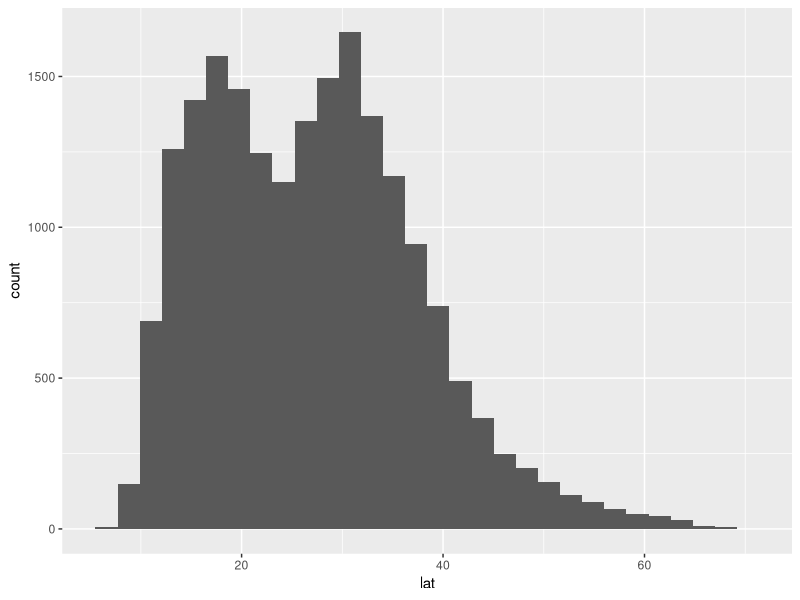
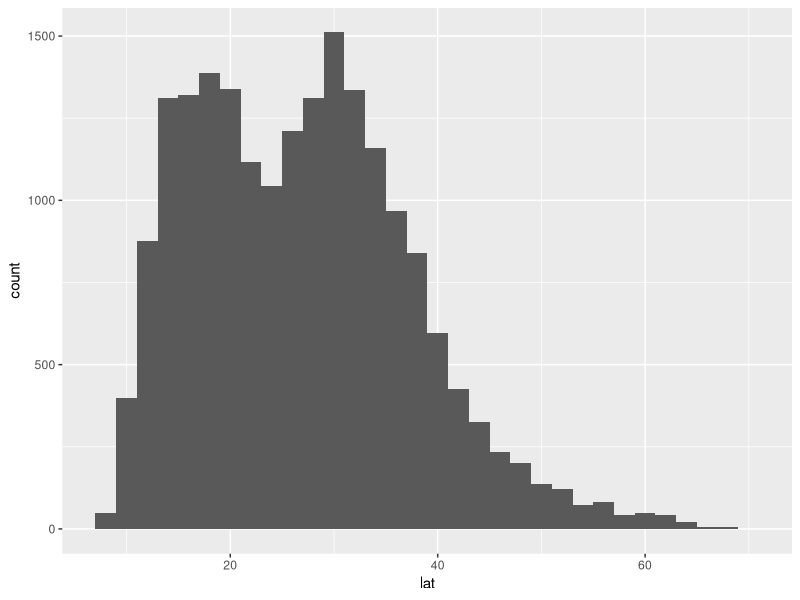
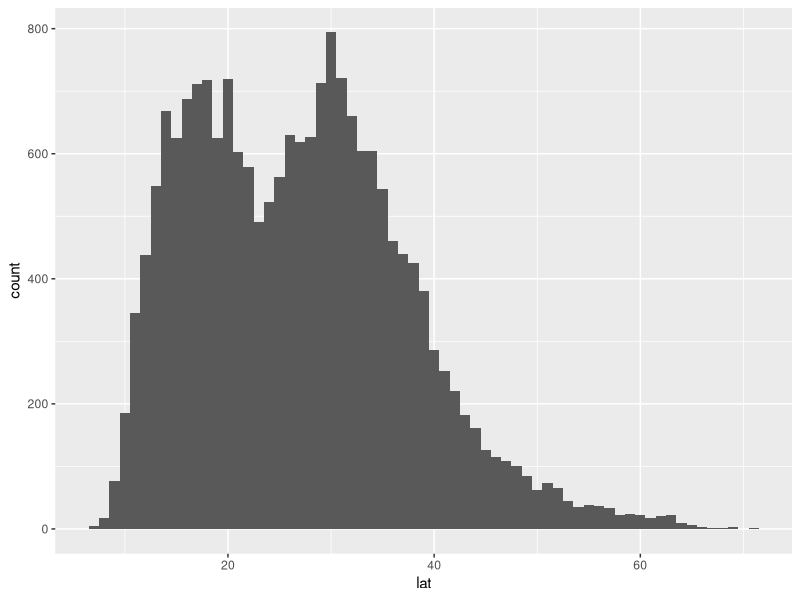
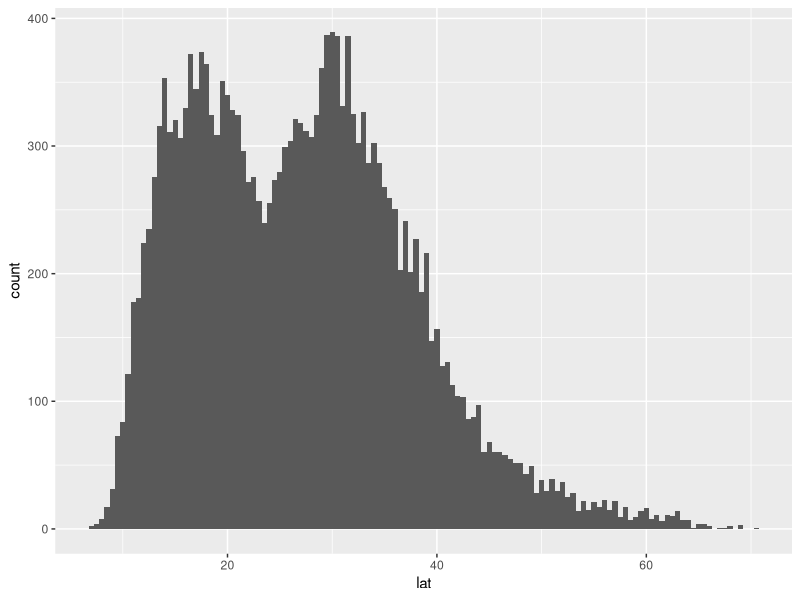
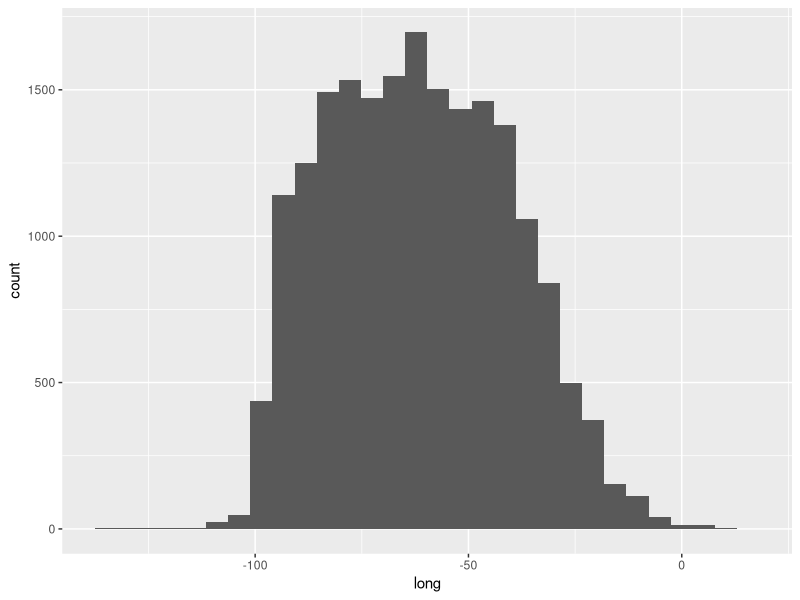
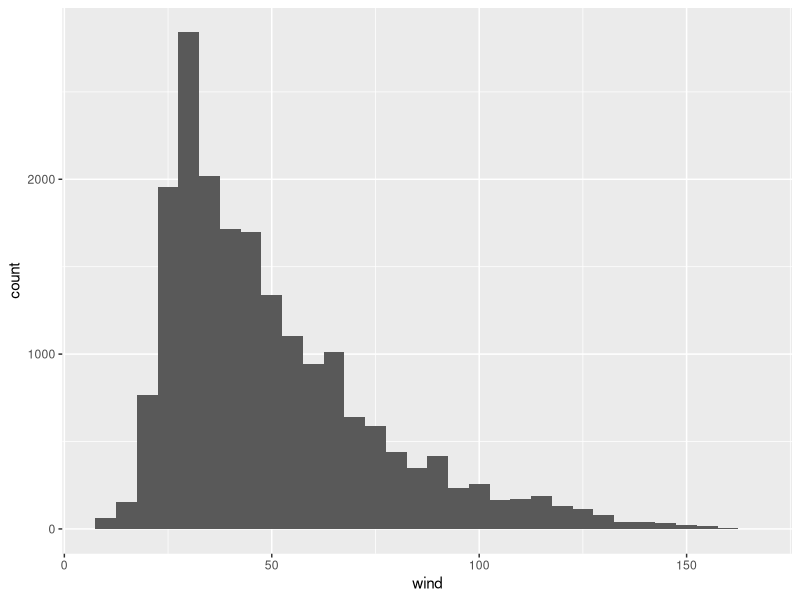
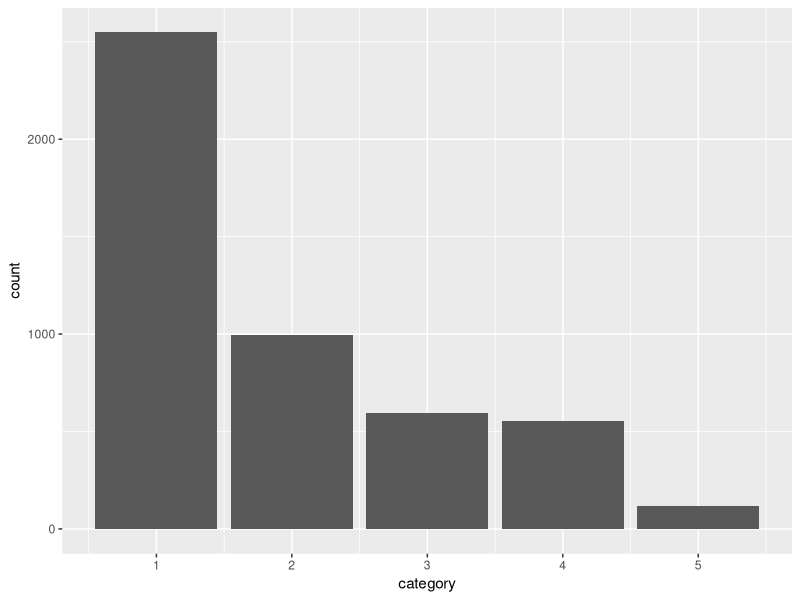
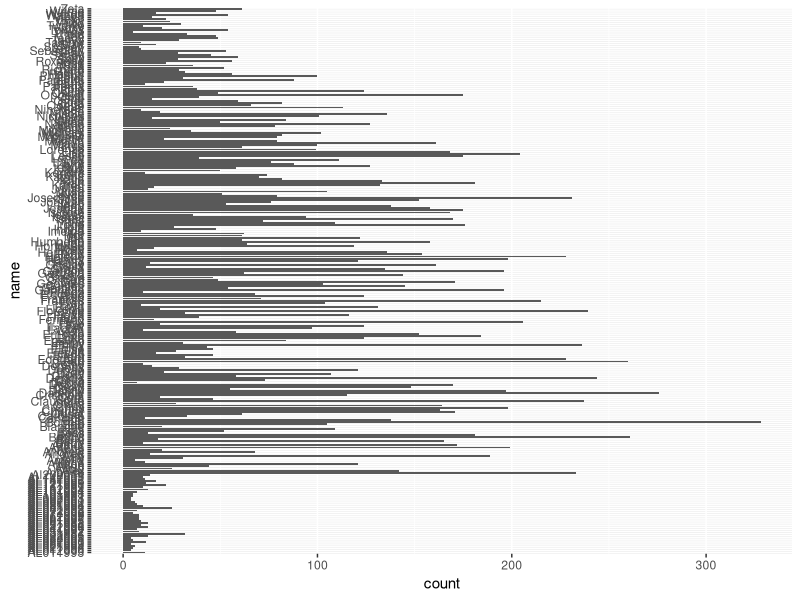

These figures' R source, in order: (Note: this script raises an error after producing the figures.)
## ---- chunk 1
library(tidyverse)

# frequency of latitude observations:
ggplot(data=storms) +
  geom_histogram(mapping=aes(x=lat))

# set binwidth, using same units as data:
ggplot(data=storms) +
  geom_histogram(mapping=aes(x=lat), binwidth=2.0)
ggplot(data=storms) +
  geom_histogram(mapping=aes(x=lat), binwidth=1.0)
ggplot(data=storms) +
  geom_histogram(mapping=aes(x=lat), binwidth=0.5)

ggplot(data=storms) +
  geom_histogram(mapping=aes(x=long))   # longitude

ggplot(data=storms) +
  geom_histogram(mapping=aes(x=wind), binwidth=5)   # wind
## ---- chunk 2
# a count of storm observations in each category (i.e., 1-5 Saffir-Simpson scale)
ggplot(data=storms) +
  geom_bar(mapping=aes(x=category))

# beware that ggplot won't save you from unreasonable plotting:
ggplot(storms) + 
  geom_bar(aes(y=name))

# a more reasonable set to visualize, names of 2005 storms:
storms2005 <- storms %>% filter(year==2005)
ggplot(storms2005) + 
  geom_bar(aes(y=name))
## ---- chunk 3

## ---- chunk 4
# scatter plot of wind and pressure of 2005 storms:
ggplot(data=storms2005) +
  geom_point(mapping=aes(x=wind, y=pressure))

# using transparency for overplotting:
ggplot(data=storms2005) +
  geom_point(mapping=aes(x=wind, y=pressure, alpha=0.1))

# 2d binning:
ggplot(data = storms2005) +
  geom_bin2d(mapping=aes(x=wind, y=pressure))
## ---- chunk 5
# box plot of wind for each category:
ggplot(data=storms) +
  geom_boxplot(mapping=aes(x=category, y=wind))

ggplot(storms) +
  geom_violin(aes(x=category, y=wind))

# pressure distribution for each category:
ggplot(storms) +
  geom_violin(aes(x=category, y=pressure))

ggplot(storms) +
  geom_col(aes(x=year,y=wind),stat="mean")
## ---- chunk 6
ggplot(data=storms2005) +
  geom_point(mapping=aes(x=wind, y=pressure), alpha=0.1)

ggplot(data=storms2005) +
  geom_point(mapping=aes(x=wind, y=pressure, color=category), alpha=0.3)
## ---- chunk 7

## ---- chunk 8
ggplot(data=storms2005) +
  geom_point(mapping=aes(x=wind, y=pressure, color=category), alpha=0.3) +
  labs(x = "Max. Sustained Windspeed (knots)",
       y = "Atmospheric Pressure (mB)",
       category = "Saffir-Simpson Scale")
## ---- chunk 9
ggplot(data=storms2005) +
  geom_point(mapping=aes(x=wind, y=pressure, color=category), alpha=0.3) +
  theme_minimal()
